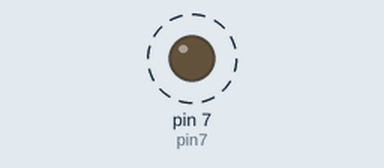
Recording of a sketch running on a simulated Arduino Uno, built with avr-gcc and run on an emulated ATmega328P. On the bench: output pins drawn as LEDs (lit = HIGH). Dashed ring = blinking.

Above: at 0.4 s.
Timing chart, 0 to 3.7 s (numbered marks = the images above):
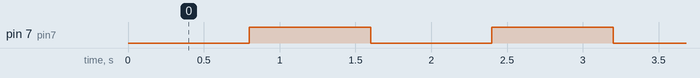

Measured:
- by itself, pin 7 (pin7): alternates HIGH for 0.80 s and LOW for 0.80 s

The sketch:

LED_Brightness_Cycle.ino
```cpp
int pin7 = 7;
int bright1 = 0;
int bright2 = 16;
int bright3 = 32;
int bright4 = 48;
int bright5 = 64;
int bright6 = 80;
int bright7 = 96;
int bright8 = 112;
int bright9 = 128;
int bright10 = 144;
int bright11 = 160;
int bright12 = 176;
int bright13 = 192;
int bright14 = 208;
int bright15 = 230;
int bright16 = 255;

void setup() {
  pinMode(pin7, OUTPUT); // Set pin 7 as an output
}

void loop() {
  analogWrite(pin7, bright1); // Set brightness to bright1 level
  delay(100); // Wait for 100 milliseconds
  analogWrite(pin7, bright2); // Set brightness to bright2 level
  delay(100);
  analogWrite(pin7, bright3); // and so on...
  delay(100);
  analogWrite(pin7, bright4);
  delay(100);
  analogWrite(pin7, bright5);
  delay(100);
  analogWrite(pin7, bright6);
  delay(100);
  analogWrite(pin7, bright7);
  delay(100);
  analogWrite(pin7, bright8);
  delay(100);
  analogWrite(pin7, bright9);
  delay(100);
  analogWrite(pin7, bright10);
  delay(100);
  analogWrite(pin7, bright11);
  delay(100);
  analogWrite(pin7, bright12);
  delay(100);
  analogWrite(pin7, bright13);
  delay(100);
  analogWrite(pin7, bright14);
  delay(100);
  analogWrite(pin7, bright15);
  delay(100);
  analogWrite(pin7, bright16);
  delay(100);
}
```
